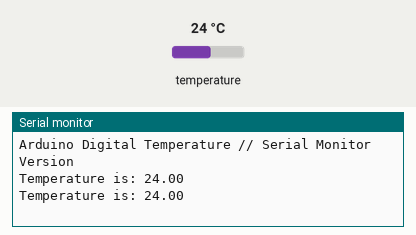
The sketch below on a simulated Arduino Uno, built with avr-gcc and run on an emulated ATmega328P. Parts: the last lines printed to the serial monitor. Inputs (shaded band) come from the test bench; at power-on: temperature 24 °C.

Above: at 3.3 s.
3.4 s: temperature set to 12 °C
At 5.3 s:
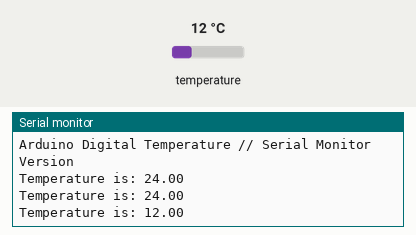
5.9 s: temperature set to 19 °C
At 6.5 s:
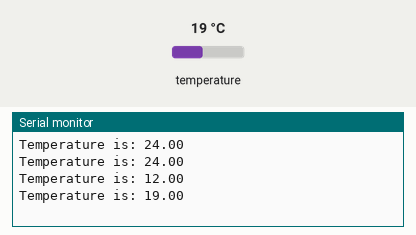
Timing chart, 0 to 8.9 s (numbered marks = the images above; inputs shaded):
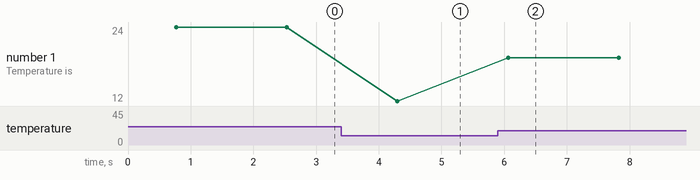

Measured:
- after the input at 3.4 s, the serial monitor: prints a new line after 0.90 s (image 1)
- after the input at 5.9 s, the serial monitor: prints a new line after 0.16 s (image 2)
- plotted number 1: 24 → 12 after the input at 3.4 s, 12 → 19 after the input at 5.9 s

The sketch:

1_temp_single.ino
```cpp
/*Code for using a single DS18b20 Temperature sensor*/

//Include libraries
#include <OneWire.h>
#include <DallasTemperature.h>

// Data wire is plugged into pin number 2
#define ONE_WIRE_BUS 2

// Setting up a oneWire instance to communicate with any OneWire devices
OneWire oneWire(ONE_WIRE_BUS);

// Passing oneWire reference to Dallas Temperature for calculations.
DallasTemperature sensors(&oneWire);

void setup(void)
{
  Serial.begin(9600); //Begins serial communication
  Serial.println("Arduino Digital Temperature // Serial Monitor Version"); //Prints a message
  sensors.begin();
}

void loop(void)
{
  // Sends the command to get temperatures
  sensors.requestTemperatures();

  Serial.print("Temperature is: ");
  Serial.println(sensors.getTempCByIndex(0)); // "byIndex" can specify IC number when using more than one IC on the same bus. 0 refers to the first IC on the wire

  delay(1000);  //Update value every 1 second

}
```
